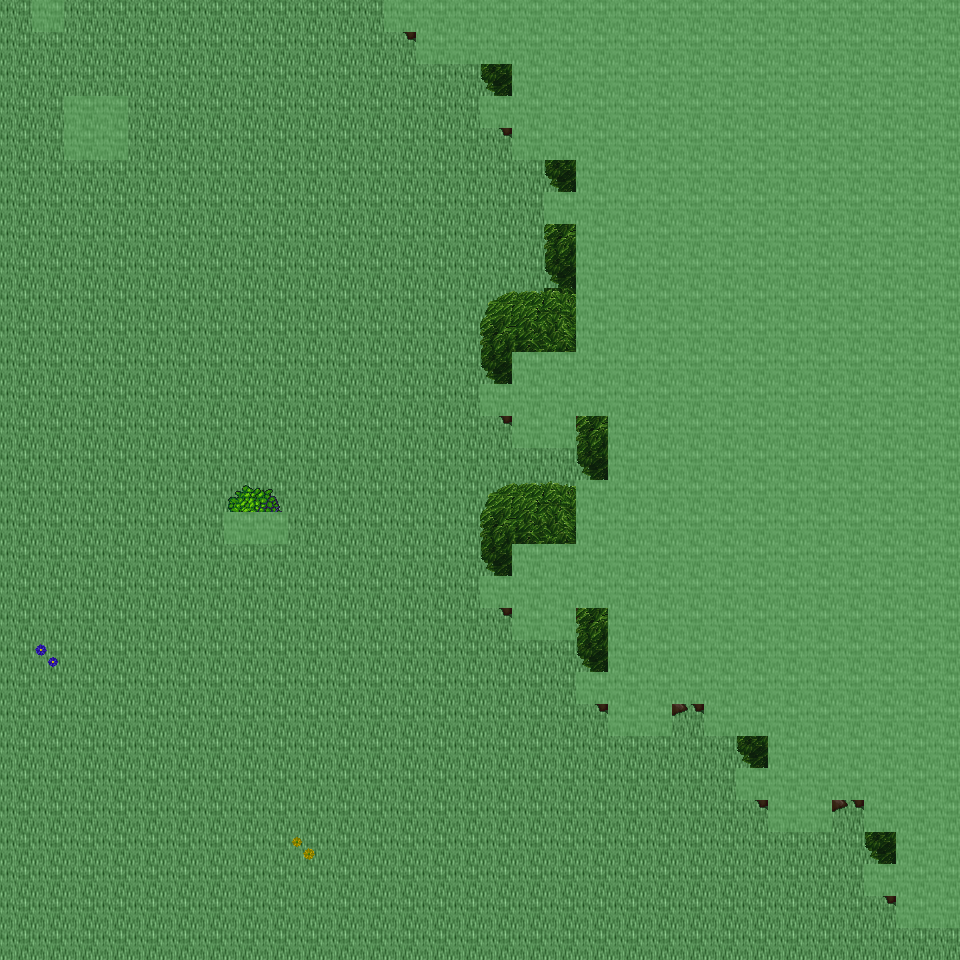

Rendered tile map (Tiled .tmx) drawn with the repository's tilesets; below, a short description and the map source with its tile grids summarised:
An orthogonal 30x30 tile map with 32x32 px tiles, 6 tile layers (Ground, Object, Object2, Above, ...), 39 tilesets and 5 objects (5x mapExit).

<map version="1.0" orientation="orthogonal" renderorder="right-down" width="30" height="30" tilewidth="32" tileheight="32" nextobjectid="6">
  <tileset firstgid="1" name="tileset_ground_ground" tilewidth="32" tileheight="32" tilecount="33" columns="3">
    <image source="../drawable/tileset_ground_ground.png" width="96" height="352" />
  </tileset>
  <tileset firstgid="34" name="tileset_ground_water_pool" tilewidth="32" tileheight="32" tilecount="72" columns="3">
    <image source="../drawable/tileset_ground_water_pool.png" width="96" height="768" />
  </tileset>
  <tileset firstgid="106" name="tileset_ground_ridge_earth_dark" tilewidth="32" tileheight="32" tilecount="96" columns="12">
    <image source="../drawable/tileset_ground_ridge_earth_dark.png" width="384" height="256" />
  </tileset>
  <tileset firstgid="202" name="tileset_ground_grass_edges" tilewidth="32" tileheight="32" tilecount="36" columns="12">
    <image source="../drawable/tileset_ground_grass_edges.png" width="384" height="96" />
  </tileset>
  <tileset firstgid="238" name="tileset_ground_grass_corners" tilewidth="32" tileheight="32" tilecount="24" columns="6">
    <image source="../drawable/tileset_ground_grass_corners.png" width="192" height="128" />
  </tileset>
  <tileset firstgid="262" name="tileset_plant_flower_daisy_blue" tilewidth="32" tileheight="32" tilecount="8" columns="2">
    <image source="../drawable/tileset_plant_flower_daisy_blue.png" width="64" height="128" />
  </tileset>
  <tileset firstgid="270" name="tileset_plant_flower_daisy_yellow" tilewidth="32" tileheight="32" tilecount="8" columns="2">
    <image source="../drawable/tileset_plant_flower_daisy_yellow.png" width="64" height="128" />
  </tileset>
  <tileset firstgid="278" name="tileset_plant_flower_daisy_red" tilewidth="32" tileheight="32" tilecount="8" columns="2">
    <image source="../drawable/tileset_plant_flower_daisy_red.png" width="64" height="128" />
  </tileset>
  <tileset firstgid="286" name="tileset_plant_flower_daisy_white" tilewidth="32" tileheight="32" tilecount="8" columns="2">
    <image source="../drawable/tileset_plant_flower_daisy_white.png" width="64" height="128" />
  </tileset>
  <tileset firstgid="294" name="tileset_logic_collision" tilewidth="32" tileheight="32" tilecount="1" columns="1">
    <image source="../drawable/tileset_logic_collision.png" width="32" height="32" />
  </tileset>
  <tileset firstgid="295" name="tileset_plant_tree_tree_green" tilewidth="32" tileheight="32" tilecount="80" columns="8">
    <image source="../drawable/tileset_plant_tree_tree_green.png" width="256" height="352" />
  </tileset>
  <tileset firstgid="375" name="tileset_plant_stump_stump_brown" tilewidth="32" tileheight="32" tilecount="4" columns="2">
    <image source="../drawable/tileset_plant_stump_stump_brown.png" width="64" height="64" />
  </tileset>
  <tileset firstgid="379" name="tileset_item_pot_cauldron" tilewidth="32" tileheight="32" tilecount="48" columns="8">
    <image source="../drawable/tileset_item_pot_cauldron.png" width="256" height="192" />
  </tileset>
  <tileset firstgid="427" name="tileset_plant_bush_various_small" tilewidth="32" tileheight="32" tilecount="9" columns="3">
    <image source="../drawable/tileset_plant_bush_various_small.png" width="96" height="96" />
  </tileset>
  <tileset firstgid="436" name="tileset_ground_rock_pebbles" tilewidth="32" tileheight="32" tilecount="3" columns="1">
    <image source="../drawable/tileset_ground_rock_pebbles.png" width="32" height="96" />
  </tileset>
  <tileset firstgid="439" name="tileset_ground_ladder_vertical_dark" tilewidth="32" tileheight="32" tilecount="3" columns="3">
    <image source="../drawable/tileset_ground_ladder_vertical_dark.png" width="96" height="32" />
  </tileset>
  <tileset firstgid="442" name="tileset_item_chemistry_empty_bottles" tilewidth="32" tileheight="32" tilecount="12" columns="4">
    <image source="../drawable/tileset_item_chemistry_empty_bottles.png" width="128" height="96" />
  </tileset>
  <tileset firstgid="454" name="tileset_item_chemistry_flask" tilewidth="32" tileheight="32" tilecount="3" columns="1">
    <image source="../drawable/tileset_item_chemistry_flask.png" width="32" height="96" />
  </tileset>
  <tileset firstgid="457" name="tileset_item_pot_barrel" tilewidth="32" tileheight="32" tilecount="2" columns="1">
    <image source="../drawable/tileset_item_pot_barrel.png" width="32" height="64" />
  </tileset>
  <tileset firstgid="459" name="tileset_item_flagpole" tilewidth="32" tileheight="32" tilecount="3" columns="1">
    <image source="../drawable/tileset_item_flagpole.png" width="32" height="96" />
  </tileset>
  <tileset firstgid="462" name="tileset_item_food_beehive1" tilewidth="32" tileheight="32" tilecount="1" columns="1">
    <image source="../drawable/tileset_item_food_beehive1.png" width="32" height="32" />
  </tileset>
  <tileset firstgid="463" name="tileset_item_food_beehive2" tilewidth="32" tileheight="32" tilecount="1" columns="1">
    <image source="../drawable/tileset_item_food_beehive2.png" width="32" height="32" />
  </tileset>
  <tileset firstgid="464" name="tileset_item_buzzing_bees" tilewidth="32" tileheight="32" tilecount="5" columns="5">
    <image source="../drawable/tileset_item_buzzing_bees.png" width="160" height="32" />
  </tileset>
  <tileset firstgid="469" name="tileset_plant_bush_hedge" tilewidth="32" tileheight="32" tilecount="35" columns="5">
    <image source="../drawable/tileset_plant_bush_hedge.png" width="160" height="224" />
  </tileset>
  <tileset firstgid="504" name="tileset_logic_creature_animal" tilewidth="32" tileheight="32" tilecount="32" columns="8">
    <image source="../drawable/tileset_logic_creature_animal.png" width="256" height="128" />
  </tileset>
  <tileset firstgid="536" name="tileset_furniture_table_wooden_trestle" tilewidth="32" tileheight="32" tilecount="9" columns="3">
    <image source="../drawable/tileset_furniture_table_wooden_trestle.png" width="96" height="96" />
  </tileset>
  <tileset firstgid="545" name="tileset_furniture_table_bench" tilewidth="32" tileheight="32" tilecount="3" columns="3">
    <image source="../drawable/tileset_furniture_table_bench.png" width="96" height="32" />
  </tileset>
  <tileset firstgid="548" name="tileset_item_food_smoked_meatandfish" tilewidth="32" tileheight="32" tilecount="4" columns="4">
    <image source="../drawable/tileset_item_food_smoked_meatandfish.png" width="128" height="32" />
  </tileset>
  <tileset firstgid="552" name="tileset_furniture_table_wooden_trestle_vertical" tilewidth="32" tileheight="32" tilecount="6" columns="2">
    <image source="../drawable/tileset_furniture_table_wooden_trestle_vertical.png" width="64" height="96" />
  </tileset>
  <tileset firstgid="558" name="tileset_building_huts" tilewidth="32" tileheight="32" tilecount="338" columns="26">
    <image source="../drawable/tileset_building_huts.png" width="832" height="416" />
  </tileset>
  <tileset firstgid="896" name="tileset_building_chimney_smoke" tilewidth="32" tileheight="32" tilecount="40" columns="4">
    <image source="../drawable/tileset_building_chimney_smoke.png" width="128" height="320" />
  </tileset>
  <tileset firstgid="936" name="tileset_item_firewood" tilewidth="32" tileheight="32" tilecount="12" columns="3">
    <image source="../drawable/tileset_item_firewood.png" width="96" height="128" />
  </tileset>
  <tileset firstgid="948" name="tileset_logic_item_herb" tilewidth="32" tileheight="32" tilecount="5" columns="5">
    <image source="../drawable/tileset_logic_item_herb.png" width="160" height="32" />
  </tileset>
  <tileset firstgid="953" name="tileset_logic_creature_reptile" tilewidth="32" tileheight="32" tilecount="7" columns="7">
    <image source="../drawable/tileset_logic_creature_reptile.png" width="224" height="32" />
  </tileset>
  <tileset firstgid="960" name="tileset_logic_creature_insect" tilewidth="32" tileheight="32" tilecount="5" columns="5">
    <image source="../drawable/tileset_logic_creature_insect.png" width="160" height="32" />
  </tileset>
  <tileset firstgid="965" name="tileset_plant_bush_bush_pinks" tilewidth="32" tileheight="32" tilecount="4" columns="2">
    <image source="../drawable/tileset_plant_bush_bush_pinks.png" width="64" height="64" />
  </tileset>
  <tileset firstgid="969" name="tileset_plant_bush_fern" tilewidth="32" tileheight="32" tilecount="32" columns="8">
    <image source="../drawable/tileset_plant_bush_fern.png" width="256" height="128" />
  </tileset>
  <tileset firstgid="1001" name="tileset_plant_bushes_and_trees" tilewidth="32" tileheight="32" tilecount="144" columns="16">
    <image source="../drawable/tileset_plant_bushes_and_trees.png" width="512" height="289" />
  </tileset>
  <tileset firstgid="1145" name="tileset_plant_bush_berried" tilewidth="32" tileheight="32" tilecount="60" columns="5">
    <image source="../drawable/tileset_plant_bush_berried.png" width="160" height="384" />
  </tileset>
  <layer name="Ground" width="30" height="30">
    <data>[900 cells, 900 non-empty, 1 distinct tile ids]</data>
  </layer>
  <layer name="Object" width="30" height="30">
    <data>[900 cells, 123 non-empty, 17 distinct tile ids]</data>
  </layer>
  <layer name="Object2" width="30" height="30">
    <data>[900 cells, 1 non-empty, 1 distinct tile ids]</data>
  </layer>
  <layer name="Above" width="30" height="30">
    <data>[900 cells, 317 non-empty, 17 distinct tile ids]</data>
  </layer>
  <layer name="Above2" width="30" height="30">
    <data>[900 cells, 0 non-empty, 0 distinct tile ids]</data>
  </layer>
  <layer name="Walkable" width="30" height="30">
    <data>[900 cells, 335 non-empty, 1 distinct tile ids]</data>
  </layer>
  <objectgroup name="MapEvents">
    <object id="1" name="north" type="mapExit" x="0" y="0" width="32" height="32">
      <properties>
        <property name="map" value="level_0_x87_y128" />
        <property name="x" value="0" />
        <property name="y" value="28" />
      </properties>
    </object>
    <object id="2" name="north2" type="mapExit" x="64" y="0" width="320" height="32">
      <properties>
        <property name="map" value="level_0_x87_y128" />
        <property name="x" value="2" />
        <property name="y" value="28" />
      </properties>
    </object>
    <object id="3" name="south" type="mapExit" x="0" y="928" width="960" height="32">
      <properties>
        <property name="map" value="level_0_x87_y130" />
        <property name="x" value="0" />
        <property name="y" value="1" />
      </properties>
    </object>
    <object id="4" name="west" type="mapExit" x="0" y="0" width="32" height="960">
      <properties>
        <property name="map" value="level_0_x86_y129" />
        <property name="x" value="28" />
        <property name="y" value="0" />
      </properties>
    </object>
    <object id="5" name="east" type="mapExit" x="928" y="928" width="32" height="32">
      <properties>
        <property name="map" value="level_0_x88_y129" />
        <property name="x" value="1" />
        <property name="y" value="29" />
      </properties>
    </object>
  </objectgroup>
</map>
